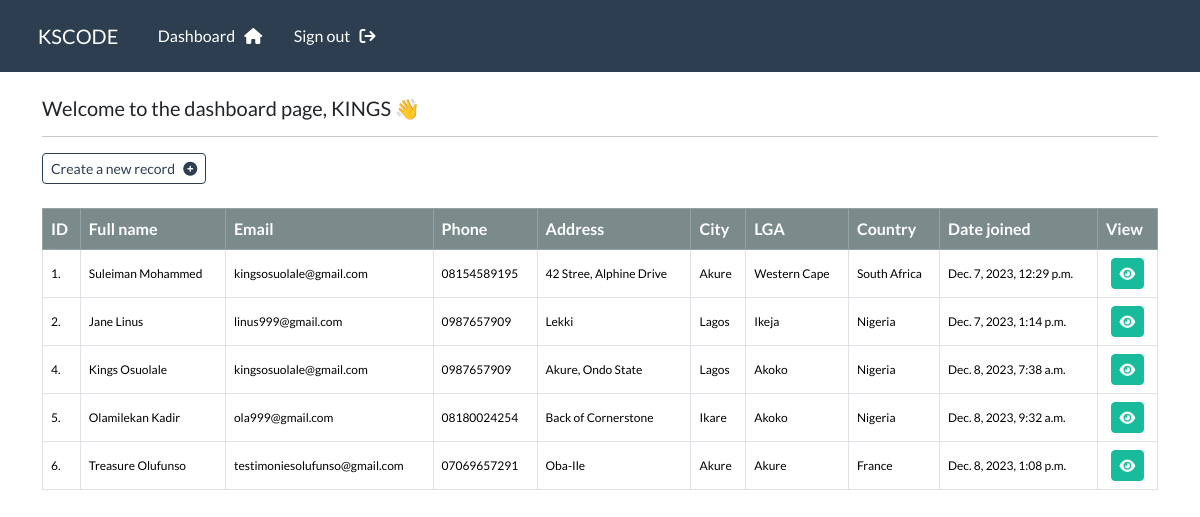
The page /dashboard (signed in) on the database its author committed.
### crmapp/models.py (models this page shows, shortened)
class Record(models.Model):
    GENDER_CHOICES = (
        ('M', 'Male'),
        ('F', 'Female'),
        ('O', 'Others'),
    )
    creation_date = models.DateTimeField(auto_now_add=True)
    first_name = models.CharField(max_length=50)
    last_name = models.CharField(max_length=50)
    email = models.EmailField(max_length=100)
    phone = models.CharField(max_length=20)
    address = models.CharField(max_length=300)
    city = models.CharField(max_length=255)
    lga = models.CharField(max_length=255)
    country = models.CharField(max_length=125)
    gender = models.CharField(max_length=1, choices=GENDER_CHOICES, default='M')

### crmapp/views.py (the view)
# urls.py: path('dashboard', v.dashboard, name='dashboard'),
@login_required(login_url='my_login')
def dashboard(request):
    my_records = Record.objects.all()
    context = {
        'records' : my_records
    }
    return render(request, 'crmapp/dashboard.html', context=context)

### crmapp/templates/crmapp/dashboard.html (shortened to what this page needs)
{% extends 'crmapp/base.html' %}
{% load crispy_forms_tags %}
{% block content %}
<h5>Welcome to the dashboard page, {{user|upper}} 👋</h5>
<hr>
<a href="{% url 'create_record' %}" class="btn btn-outline-primary btn-sm">
    Create a new record &nbsp; <i class="fa fa-plus-circle" aria-hidden="true"></i>
</a>
<br> <br>
<table class="table table-hover table-bordered">
    <thead class="table-dark">
        <tr>
            <th scope="col">ID</th>
            <th scope="col">Full name</th>
            <th scope="col">Email</th>
            <th scope="col">Phone</th>
            <th scope="col">Address</th>
            <th scope="col">City</th>
            <th scope="col">LGA</th>
            <th scope="col">Country</th>
            <th scope="col">Date joined</th>
            <th scope="col">View</th>
        </tr>
    </thead>
    <tbody>
        {% if records %}
        {% for record in records %}
        <tr>
            <td>{{ record.id }}.</td>
            <td>{{ record.first_name }} {{ record.last_name }} </td>
            <td>{{ record.email }}</td>
            <td>{{ record.phone }}</td>
            <td>{{ record.address }}</td>
            <td>{{ record.city }}</td>
            <td>{{ record.lga }}</td>
            <td>{{ record.country }}</td>
            <td>{{ record.creation_date }}</td>
            <td id="view"> <a class="btn btn-success btn-sm" href="record/{{record.id}}"> <i class="fa fa-eye"></i> </a>
            </td>
        </tr>
        {% endfor %}
        {% endif %}
    </tbody>
</table>
{% endblock %}

### crmapp/templates/crmapp/base.html (shortened to what this page needs)
{% load static %}
<!DOCTYPE html>
<html lang="en">
<head>
    <link rel="stylesheet" type="text/css" href="{% static 'css/bootstrap.min.css' %}">
    <link rel="stylesheet" type="text/css" href="{% static 'css/style.css' %}">
    <link rel="stylesheet" href="https://cdnjs.cloudflare.com/ajax/libs/font-awesome/6.5.1/css/all.min.css"
 />
</head>
<body>
    <header>
        {% include 'crmapp/navbar.html'%}
    </header>
    <main>
        <div class="container">
            <br>
            {% block content %}
            {% endblock %}
        </div>
    </main>
</body>
</html>

### crmapp/templates/crmapp/navbar.html (shortened to what this page needs)
<nav class="navbar navbar-expand-lg navbar-dark bg-primary justify-content-center">
    <a class="navbar-brand main-heading" href="{% url 'home' %}">
        &nbsp; KSCODE
    </a>
    <div class="collapse navbar-collapse text-center" id="navbarNavDropdown">
        <ul class="navbar-nav mr-auto">
            {% if user.is_authenticated %}
            <li class="nav-item">
                <a class="nav-link" href="{% url 'dashboard' %}">Dashboard &nbsp; <i class="fa fa-home"
                        aria-hidden="true"></i>
                </a>
            </li>
            <li class="nav-item">
                <a class="nav-link" href="{% url 'user_logout' %}">Sign out &nbsp; <i class="fa fa-sign-out"
                        aria-hidden="true"></i>
                </a>
            </li>
        </ul>
        {% endif %}
    </div>
</nav>

### static/css/style.css (style rules this page uses)
* { padding: 0; margin: 0; box-sizing: border-box; }
body { width: 100%; max-width: 1440px; margin: 0 auto; }
.navbar { width: 100%; padding-left: 30px; }
main { min-height: 100vh; width: 100%; }
.container { width: 100%; }
td { font-size: .75rem; vertical-align: middle; }
#view { text-align: center; }

### rows shown on the page
Record: id "1", first_name "Suleiman", last_name "Mohammed", email "kingsosuolale@gmail.com", phone "08154589195", address "42 Stree, Alphine Drive", city "Akure", lga "Western Cape", country "South Africa", creation_date "Dec. 7, 2023, 12:29 p.m."
Record: id "2", first_name "Jane", last_name "Linus", email "linus999@gmail.com", phone "0987657909", address "Lekki", city "Lagos", lga "Ikeja", country "Nigeria", creation_date "Dec. 7, 2023, 1:14 p.m."
Record: id "4", first_name "Kings", last_name "Osuolale", email "kingsosuolale@gmail.com", phone "0987657909", address "Akure, Ondo State", city "Lagos", lga "Akoko", country "Nigeria", creation_date "Dec. 8, 2023, 7:38 a.m."
Record: id "5", first_name "Olamilekan", last_name "Kadir", email "ola999@gmail.com", phone "08180024254", address "Back of Cornerstone", city "Ikare", lga "Akoko", country "Nigeria", creation_date "Dec. 8, 2023, 9:32 a.m."
Record: id "6", first_name "Treasure", last_name "Olufunso", email "testimoniesolufunso@gmail.com", phone "07069657291", address "Oba-Ile", city "Akure", lga "Akure", country "France", creation_date "Dec. 8, 2023, 1:08 p.m."

### other values the page prints
{{ user|upper }} "KINGS"
